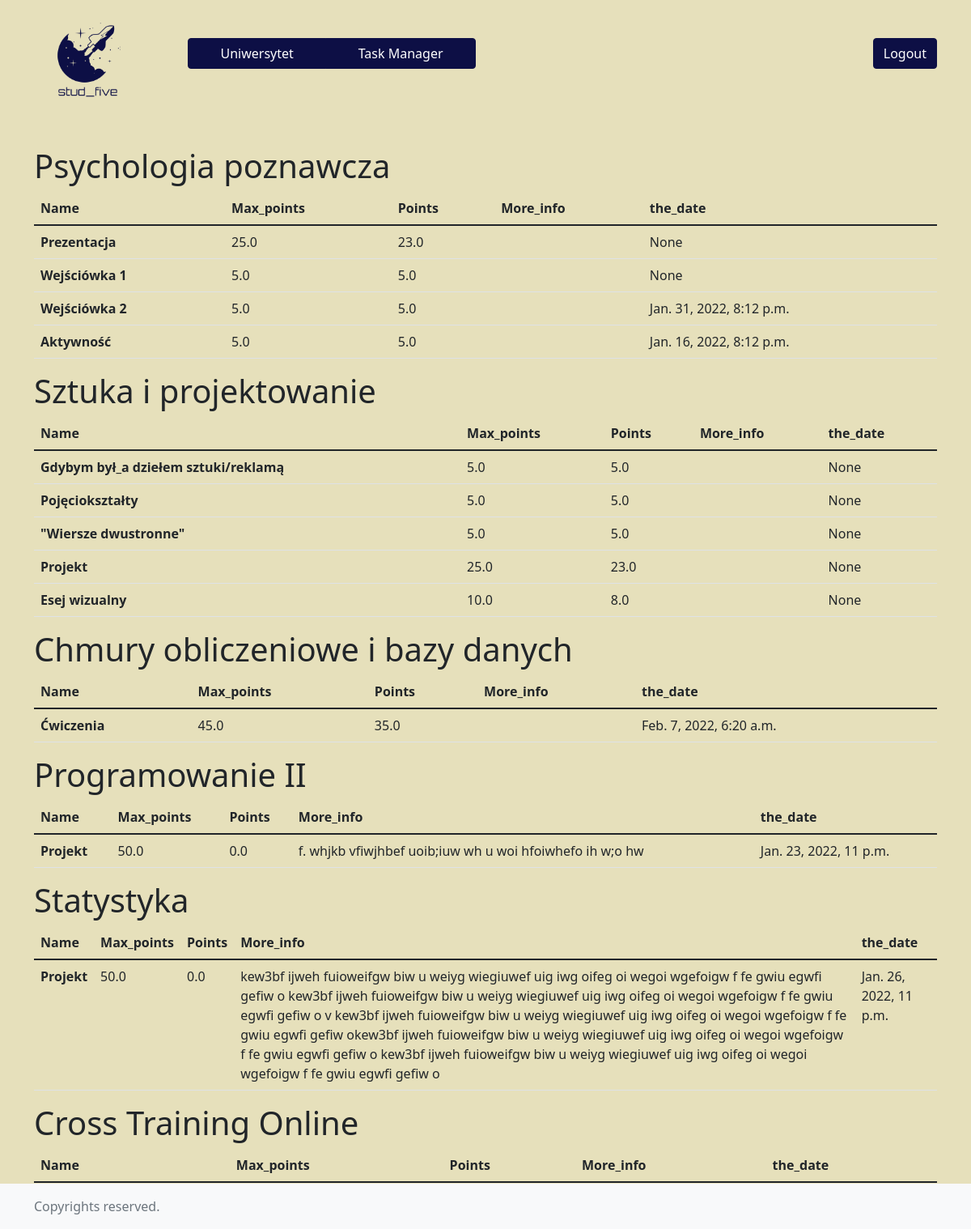
The app's page /uni/test/ (signed in) with its own data.
### scrapy_ects/models.py (models this page shows, shortened)
class MajorCourse(models.Model):
    name = models.CharField(max_length=128)
    major = models.ForeignKey('major', on_delete=models.CASCADE)
    class Meta:
        constraints = [
            models.UniqueConstraint(
                fields=['name', 'major'], name='unique_major_course')
        ]
        verbose_name = 'MajorCourse'
        verbose_name_plural = 'MajorCourses'

class AbstractAssignmentTest(models.Model):
    name = models.CharField(max_length=128)
    max_points = models.FloatField()
    points = models.FloatField(default=0)
    more_info = models.TextField(blank=True)
    has_date = models.BooleanField()
    the_date = models.DateTimeField(blank=True, null=True)
    class Meta:
        abstract = True
        verbose_name = 'AbstractAssignmentTest'
        verbose_name_plural = 'AbstractAssignmentsTests'

class MajorAssignment(AbstractAssignmentTest):
    course_stat = models.ForeignKey(
        'MajorCourseStat', on_delete=models.CASCADE, null=True)
    class Meta:
        constraints = [
            models.CheckConstraint(
                check=(models.Q(has_date__exact=True, the_date__isnull=False) | models.Q(has_date__exact=False, the_date__isnull=True)), name='the_major_date_check'),
        ]
        verbose_name = 'MajorAssignment'
        verbose_name_plural = 'MajorAssignments'

### scrapy_ects/views.py (the view)
# urls.py: path('uni/test/', UniTestView.as_view(), name="uni_test"),
class UniTestView(View):
    def get(self, request, *args, **kwargs):
        sth = assignments_and_test()
        return render(request, "uni_test.html", {
            "atest": next(sth),
            "names": next(sth)
        })

### scrapy_ects/templatetags/scrap_extras.py (called while the page is built)
@register.filter('get_value_from_dict')
def get_value_from_dict(dict_data, key):
    if key:
        return dict_data.get(key)

### scrapy_ects/views.py (called while the page is built)
def labels_getter():
    labels_obj = MajorCourseStat.objects.filter(semester=3).order_by("major_course__name")
    labels = []
    for label in labels_obj:
        labels.append(label.major_course.name)
    return labels

### templates/uni_test.html
{% extends 'index.html' %}{% load scrap_extras %} {% block content %}
<div class="container">
    {% for name in names %}
    <h1>{{ name }}</h1>
    <table class="table">
        <thead class="thead-dark">
            <tr>
                <th scope="col">Name</th>
                <th scope="col">Max_points</th>
                <th scope="col">Points</th>
                <th scope="col">More_info</th>
                <th scope="col">the_date</th>
            </tr>
        </thead>
        <tbody>
            {% for row in atest|get_value_from_dict:name %}
                <tr>
                    <th scope="row">{{ row.name }}</th>
                    <td>{{ row.max_points }}</td>
                    <td>{{ row.points }}</td>
                    <td>{{ row.more_info }}</td>
                    <td>{{ row.the_date }}</td>
                </tr>
            {% endfor %}
        </tbody>
    </table>
    {% endfor %}
</div>
{% endblock content %}

### templates/index.html (shortened to what this page needs)
<!DOCTYPE html>
<html lang="en">
<head>
    {% load static %}
    <link href="https://cdn.jsdelivr.net/npm/bootstrap@5.1.3/dist/css/bootstrap.min.css" rel="stylesheet">
    <link rel="stylesheet" href="{% static '/css/style.css' %}?{% now " U " %}">
</head>
<body >
    <div class="container mb-5" >
        <div class="row align-items-center">
            <div class="col-2">
                <a href="{% url 'home' %}">
                    <img id="logo" class="img-fluid" style="width: 80%; height: 80%" src="{% static '/images/logo.png' %}">
                </a>
            </div>
            <div class="col-4 btn-group" role="group">
                <button type="button" class="btn btn-primary {% if not user.is_authenticated %}invisible{% endif %}" onclick="location.href='{% url 'uni' %}'">Uniwersytet</button>
                <button type="button" class="btn btn-primary {% if not user.is_authenticated %}invisible{% endif %}">Task Manager</button>
            </div>
            <div class="col">
                <button type="button" class="btn btn-primary float-end" onclick="location.href='{% if not user.is_authenticated %}{% url 'login' %}?next={{request.path}}{% else %}{% url 'logout' %}{% endif %}'">
                    {% if user.is_authenticated %}
                    Logout
                    {% else %}
                    Log in
                    {% endif %}
                </button>
            </div>
        </div>
    </div>
    {% if user.is_authenticated or request.path == "/login/" %}{% block content %}{% endblock content %}
    {% endif %}
    <footer class="footer mt-auto py-3 bg-light fixed-bottom">
        <div class="container">
            <span class="text-muted">Copyrights reserved.</span>
        </div>
    </footer>
</body>
</html>

### static/css/style.css (style rules this page uses)
body { background-color: #e6e0bb; }
.btn-primary { background-color: #0d0f45; border-color: #0d0f45; color: white; }

### records on screen
MajorCourse: names "Psychologia poznawcza"
MajorAssignment: name "Prezentacja", max_points "25.0", points "23.0", the_date "None"
MajorAssignment: name "Wejściówka 1", max_points "5.0", points "5.0", the_date "None"
MajorAssignment: name "Wejściówka 2", max_points "5.0", points "5.0", the_date "Jan. 31, 2022, 8:12 p.m."
MajorAssignment: name "Aktywność", max_points "5.0", points "5.0", the_date "Jan. 16, 2022, 8:12 p.m."
MajorCourse: names "Sztuka i projektowanie"
MajorAssignment: name "Gdybym był_a dziełem sztuki/reklamą", max_points "5.0", points "5.0", the_date "None"
MajorAssignment: name "Pojęciokształty", max_points "5.0", points "5.0", the_date "None"
MajorAssignment: name "\"Wiersze dwustronne\"", max_points "5.0", points "5.0", the_date "None"
MajorAssignment: name "Projekt", max_points "25.0", points "23.0", the_date "None"
MajorAssignment: name "Esej wizualny", max_points "10.0", points "8.0", the_date "None"
MajorCourse: names "Chmury obliczeniowe i bazy danych"
MajorAssignment: name "Ćwiczenia", max_points "45.0", points "35.0", the_date "Feb. 7, 2022, 6:20 a.m."
MajorCourse: names "Programowanie II"
MajorAssignment: name "Projekt", max_points "50.0", points "0.0", more_info "f. whjkb vfiwjhbef uoib;iuw wh u woi hfoiwhefo ih w;o hw", the_date "Jan. 23, 2022, 11 p.m."
MajorCourse: names "Statystyka"
MajorAssignment: name "Projekt", max_points "50.0", points "0.0", more_info "kew3bf ijweh fuioweifgw biw u weiyg wiegiuwef uig iwg oifeg oi wegoi wgefoigw f fe gwiu egwfi gefiw o kew3bf ijweh fuioweifgw biw u weiyg wiegiuwef uig iwg oifeg oi wegoi wgefoigw f fe gwiu egwfi gefiw o v kew3bf ijweh fuioweifgw biw u weiyg wiegiuwef uig iwg oifeg oi wegoi wgefoigw f fe gwiu egwfi gefiw okew3bf ijweh fuioweifgw biw u weiyg wiegiuwef uig iwg oifeg oi wegoi wgefoigw f fe gwiu egwfi gefiw o kew3bf ijweh fuioweifgw biw u weiyg wiegiuwef uig iwg oifeg oi wegoi wgefoigw f fe gwiu egwfi gefiw o", the_date "Jan. 26, 2022, 11 p.m."
MajorCourse: names "Cross Training Online"
